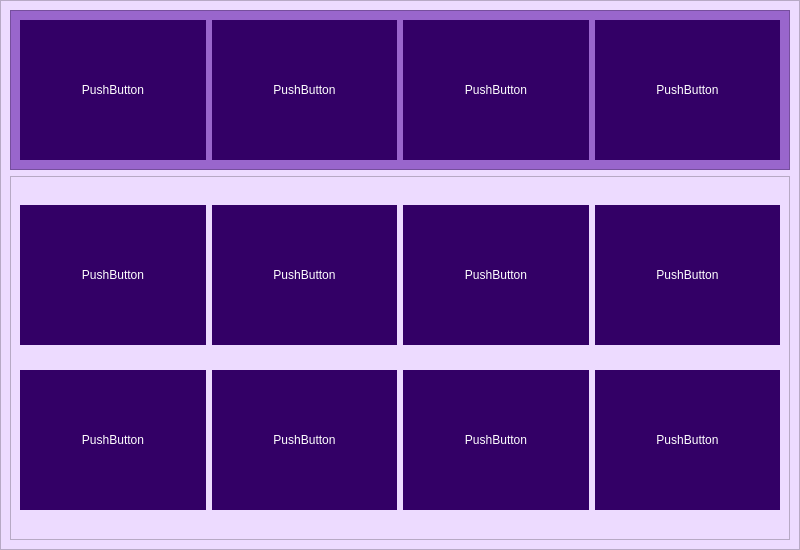
<?xml version="1.0" encoding="UTF-8"?>
<ui version="4.0">
 <class>PageBooks</class>
 <widget class="QWidget" name="PageBooks">
  <property name="geometry">
   <rect>
    <x>0</x>
    <y>0</y>
    <width>800</width>
    <height>550</height>
   </rect>
  </property>
  <property name="minimumSize">
   <size>
    <width>800</width>
    <height>550</height>
   </size>
  </property>
  <property name="maximumSize">
   <size>
    <width>800</width>
    <height>550</height>
   </size>
  </property>
  <property name="windowTitle">
   <string>Form</string>
  </property>
  <widget class="QFrame" name="frame">
   <property name="geometry">
    <rect>
     <x>0</x>
     <y>0</y>
     <width>800</width>
     <height>550</height>
    </rect>
   </property>
   <property name="minimumSize">
    <size>
     <width>800</width>
     <height>550</height>
    </size>
   </property>
   <property name="maximumSize">
    <size>
     <width>800</width>
     <height>550</height>
    </size>
   </property>
   <property name="styleSheet">
    <string notr="true">background-color : #eddbff;
color : white;
font: 75 14pt &quot;Calibri&quot;;</string>
   </property>
   <property name="frameShape">
    <enum>QFrame::StyledPanel</enum>
   </property>
   <property name="frameShadow">
    <enum>QFrame::Raised</enum>
   </property>
   <layout class="QVBoxLayout" name="verticalLayout" stretch="1,3">
    <item>
     <widget class="QFrame" name="frameNews">
      <property name="styleSheet">
       <string notr="true">background-color: #9966cc;</string>
      </property>
      <property name="frameShape">
       <enum>QFrame::StyledPanel</enum>
      </property>
      <property name="frameShadow">
       <enum>QFrame::Raised</enum>
      </property>
      <layout class="QGridLayout" name="gridLayout_5">
       <item row="0" column="0">
        <widget class="QPushButton" name="pushButton">
         <property name="minimumSize">
          <size>
           <width>140</width>
           <height>140</height>
          </size>
         </property>
         <property name="styleSheet">
          <string notr="true">background-color: #330066; border : none;</string>
         </property>
         <property name="text">
          <string>PushButton</string>
         </property>
         <property name="flat">
          <bool>false</bool>
         </property>
        </widget>
       </item>
       <item row="0" column="1">
        <widget class="QPushButton" name="pushButton_2">
         <property name="minimumSize">
          <size>
           <width>140</width>
           <height>140</height>
          </size>
         </property>
         <property name="styleSheet">
          <string notr="true">background-color: #330066; border : none;</string>
         </property>
         <property name="text">
          <string>PushButton</string>
         </property>
         <property name="flat">
          <bool>false</bool>
         </property>
        </widget>
       </item>
       <item row="0" column="2">
        <widget class="QPushButton" name="pushButton_3">
         <property name="minimumSize">
          <size>
           <width>140</width>
           <height>140</height>
          </size>
         </property>
         <property name="styleSheet">
          <string notr="true">background-color: #330066; border : none;</string>
         </property>
         <property name="text">
          <string>PushButton</string>
         </property>
         <property name="flat">
          <bool>false</bool>
         </property>
        </widget>
       </item>
       <item row="0" column="3">
        <widget class="QPushButton" name="pushButton_4">
         <property name="minimumSize">
          <size>
           <width>140</width>
           <height>140</height>
          </size>
         </property>
         <property name="styleSheet">
          <string notr="true">background-color: #330066; border : none;</string>
         </property>
         <property name="text">
          <string>PushButton</string>
         </property>
         <property name="flat">
          <bool>false</bool>
         </property>
        </widget>
       </item>
      </layout>
     </widget>
    </item>
    <item>
     <widget class="QFrame" name="frameOthers">
      <property name="frameShape">
       <enum>QFrame::StyledPanel</enum>
      </property>
      <property name="frameShadow">
       <enum>QFrame::Raised</enum>
      </property>
      <layout class="QGridLayout" name="gridLayout">
       <item row="0" column="2">
        <widget class="QPushButton" name="pushButton_7">
         <property name="minimumSize">
          <size>
           <width>140</width>
           <height>140</height>
          </size>
         </property>
         <property name="styleSheet">
          <string notr="true">background-color: #330066; border : none;</string>
         </property>
         <property name="text">
          <string>PushButton</string>
         </property>
         <property name="flat">
          <bool>false</bool>
         </property>
        </widget>
       </item>
       <item row="0" column="3">
        <widget class="QPushButton" name="pushButton_8">
         <property name="minimumSize">
          <size>
           <width>140</width>
           <height>140</height>
          </size>
         </property>
         <property name="styleSheet">
          <string notr="true">background-color: #330066; border : none;</string>
         </property>
         <property name="text">
          <string>PushButton</string>
         </property>
         <property name="flat">
          <bool>false</bool>
         </property>
        </widget>
       </item>
       <item row="0" column="1">
        <widget class="QPushButton" name="pushButton_6">
         <property name="minimumSize">
          <size>
           <width>140</width>
           <height>140</height>
          </size>
         </property>
         <property name="styleSheet">
          <string notr="true">background-color: #330066; border : none;</string>
         </property>
         <property name="text">
          <string>PushButton</string>
         </property>
         <property name="flat">
          <bool>false</bool>
         </property>
        </widget>
       </item>
       <item row="0" column="0">
        <widget class="QPushButton" name="pushButton_5">
         <property name="minimumSize">
          <size>
           <width>140</width>
           <height>140</height>
          </size>
         </property>
         <property name="styleSheet">
          <string notr="true">background-color: #330066; border : none;</string>
         </property>
         <property name="text">
          <string>PushButton</string>
         </property>
         <property name="flat">
          <bool>false</bool>
         </property>
        </widget>
       </item>
       <item row="1" column="1">
        <widget class="QPushButton" name="pushButton_9">
         <property name="minimumSize">
          <size>
           <width>140</width>
           <height>140</height>
          </size>
         </property>
         <property name="styleSheet">
          <string notr="true">background-color: #330066; border : none;</string>
         </property>
         <property name="text">
          <string>PushButton</string>
         </property>
         <property name="flat">
          <bool>false</bool>
         </property>
        </widget>
       </item>
       <item row="1" column="0">
        <widget class="QPushButton" name="pushButton_10">
         <property name="minimumSize">
          <size>
           <width>140</width>
           <height>140</height>
          </size>
         </property>
         <property name="styleSheet">
          <string notr="true">background-color: #330066; border : none;</string>
         </property>
         <property name="text">
          <string>PushButton</string>
         </property>
         <property name="flat">
          <bool>false</bool>
         </property>
        </widget>
       </item>
       <item row="1" column="2">
        <widget class="QPushButton" name="pushButton_11">
         <property name="minimumSize">
          <size>
           <width>140</width>
           <height>140</height>
          </size>
         </property>
         <property name="styleSheet">
          <string notr="true">background-color: #330066; border : none;</string>
         </property>
         <property name="text">
          <string>PushButton</string>
         </property>
         <property name="flat">
          <bool>false</bool>
         </property>
        </widget>
       </item>
       <item row="1" column="3">
        <widget class="QPushButton" name="pushButton_12">
         <property name="minimumSize">
          <size>
           <width>140</width>
           <height>140</height>
          </size>
         </property>
         <property name="styleSheet">
          <string notr="true">background-color: #330066; border : none;</string>
         </property>
         <property name="text">
          <string>PushButton</string>
         </property>
         <property name="flat">
          <bool>false</bool>
         </property>
        </widget>
       </item>
      </layout>
     </widget>
    </item>
   </layout>
  </widget>
 </widget>
 <resources/>
 <connections/>
</ui>
